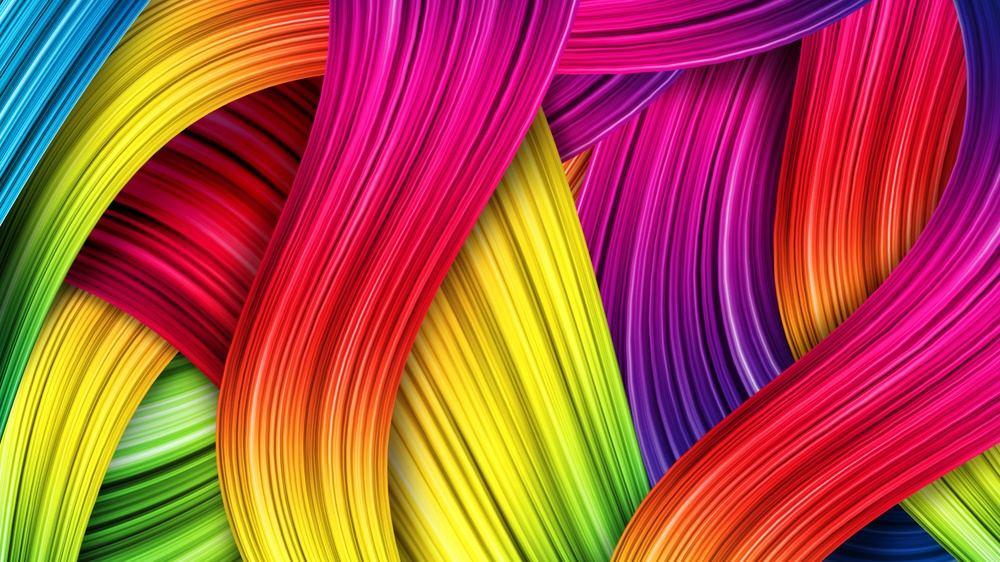
#> input picture Languages/Javascript/Music_master/src/Assets/Music-hm.jpg, 1000 x 562 px, shrunk from 1920 x 1080 before the run, given in place of the camera
$ python ObjectDetectionUsingColor.py
#> lines starting #> are read from the running program, lines starting #| are printed output that depends on the picture; after the words box and inside, x2 and y2 are one past the last pixel; in counts of white or black regions, pixels touching at a corner belong together
# -*- coding: utf-8 -*-
"""
Created on Sun Oct  7 15:42:03 2018

@author: Anjali
"""

import cv2
import numpy as np

def main():
    cap = cv2.VideoCapture(0);
    if cap.isOpened():
        ret, frame = cap.read()
#> frame is the input picture: shape (562, 1000, 3); mean B, G, R 64.7, 81, 174.7
    else:
        ret = False

    while ret:
        ret,frame = cap.read()
        hsv = cv2.cvtColor(frame, cv2.COLOR_BGR2HSV)
#> hsv: shape (562, 1000, 3); mean H, S, V 96.4, 225.7, 187.5
        #range of blue color
        low = np.array([100, 50, 50])
        high = np.array([140, 255, 255])

        image_mask = cv2.inRange(hsv, low, high)
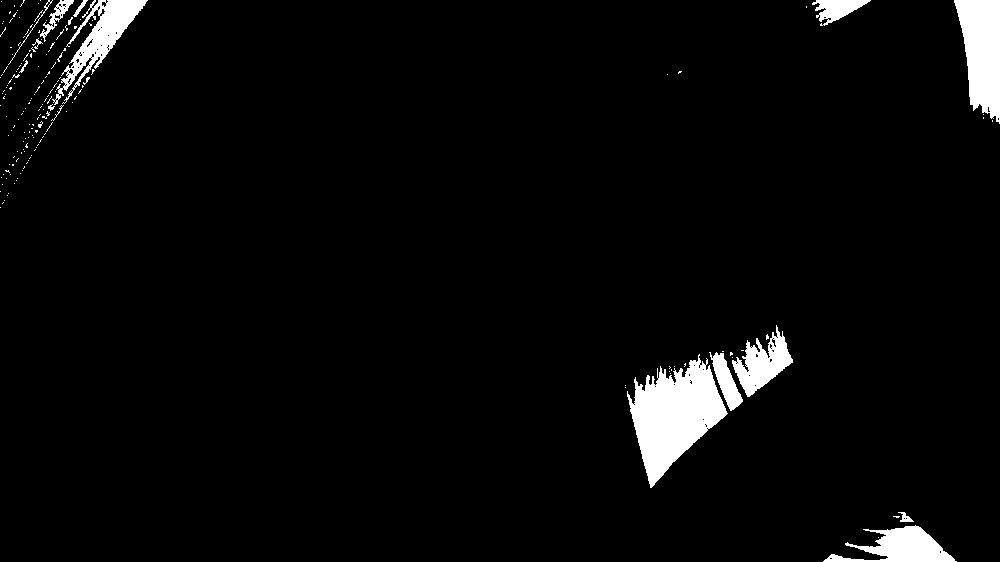
#> image_mask: shape (562, 1000); 3.7% white; 184 white regions (167 under 20 px), largest, box (x1, y1, x2, y2) and area: (627, 354, 728, 488) 6987, (954, 0, 1000, 124) 3961, (52, 0, 148, 105) 2819

        output = cv2.bitwise_and(frame, frame, mask = image_mask)
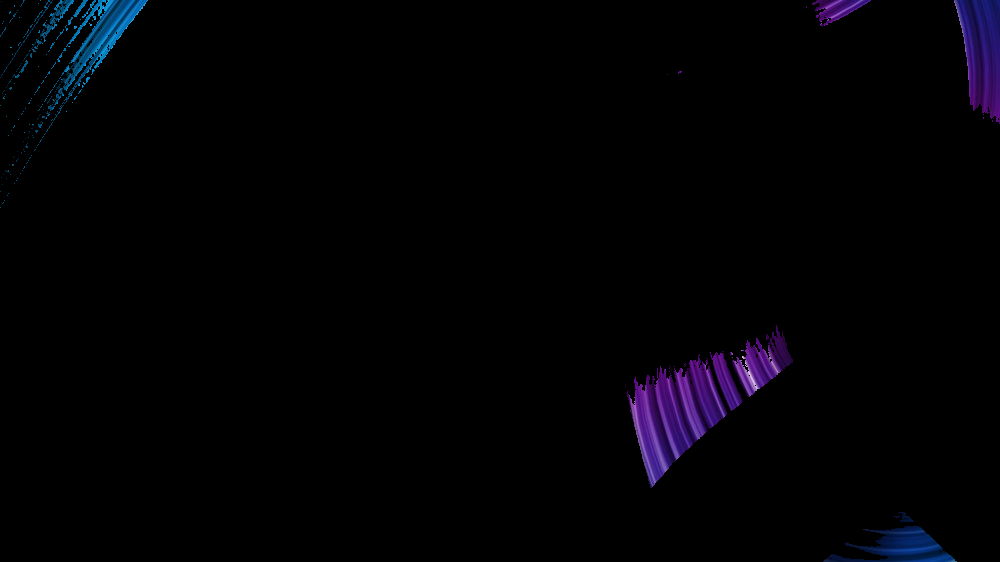
#> output: shape (562, 1000, 3); mean B, G, R 4.5, 1.5, 1.9
        cv2.imshow("original", frame)
        cv2.imshow("masked", image_mask)
        cv2.imshow("color tracked", output)

        if cv2.waitKey(1) == 27:
#> (key Esc is pressed here)
            break

    cv2.destroyAllWindows()
    cap.release()
if __name__ == "__main__":
    main()
